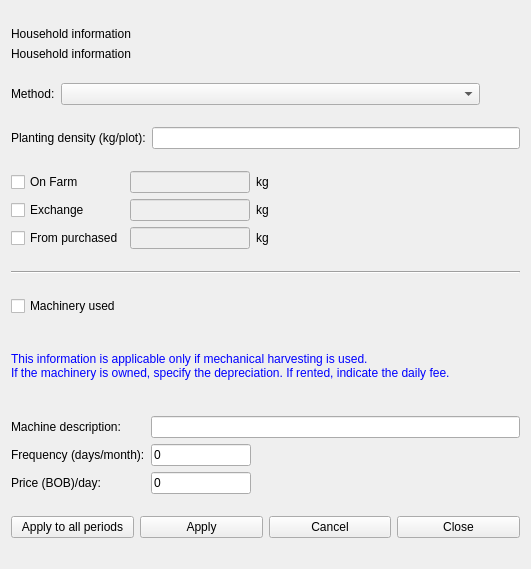
<?xml version="1.0" encoding="UTF-8"?>
<ui version="4.0">
 <class>inputsallocation</class>
 <widget class="impgenmaint" name="inputsallocation">
  <property name="geometry">
   <rect>
    <x>0</x>
    <y>0</y>
    <width>531</width>
    <height>569</height>
   </rect>
  </property>
  <property name="windowTitle">
   <string>Form</string>
  </property>
  <layout class="QVBoxLayout" name="verticalLayout">
   <item>
    <layout class="QVBoxLayout" name="verticalLayout_2">
     <item>
      <widget class="QLabel" name="header1">
       <property name="enabled">
        <bool>true</bool>
       </property>
       <property name="sizePolicy">
        <sizepolicy hsizetype="Preferred" vsizetype="Fixed">
         <horstretch>0</horstretch>
         <verstretch>0</verstretch>
        </sizepolicy>
       </property>
       <property name="palette">
        <palette>
         <active>
          <colorrole role="WindowText">
           <brush brushstyle="SolidPattern">
            <color alpha="255">
             <red>0</red>
             <green>0</green>
             <blue>0</blue>
            </color>
           </brush>
          </colorrole>
         </active>
         <inactive>
          <colorrole role="WindowText">
           <brush brushstyle="SolidPattern">
            <color alpha="255">
             <red>0</red>
             <green>0</green>
             <blue>0</blue>
            </color>
           </brush>
          </colorrole>
         </inactive>
         <disabled>
          <colorrole role="WindowText">
           <brush brushstyle="SolidPattern">
            <color alpha="255">
             <red>0</red>
             <green>0</green>
             <blue>0</blue>
            </color>
           </brush>
          </colorrole>
         </disabled>
        </palette>
       </property>
       <property name="toolTip">
        <string/>
       </property>
       <property name="text">
        <string>Household information</string>
       </property>
      </widget>
     </item>
     <item>
      <widget class="QLabel" name="header2">
       <property name="enabled">
        <bool>true</bool>
       </property>
       <property name="sizePolicy">
        <sizepolicy hsizetype="Preferred" vsizetype="Fixed">
         <horstretch>0</horstretch>
         <verstretch>0</verstretch>
        </sizepolicy>
       </property>
       <property name="palette">
        <palette>
         <active>
          <colorrole role="WindowText">
           <brush brushstyle="SolidPattern">
            <color alpha="255">
             <red>0</red>
             <green>0</green>
             <blue>0</blue>
            </color>
           </brush>
          </colorrole>
         </active>
         <inactive>
          <colorrole role="WindowText">
           <brush brushstyle="SolidPattern">
            <color alpha="255">
             <red>0</red>
             <green>0</green>
             <blue>0</blue>
            </color>
           </brush>
          </colorrole>
         </inactive>
         <disabled>
          <colorrole role="WindowText">
           <brush brushstyle="SolidPattern">
            <color alpha="255">
             <red>0</red>
             <green>0</green>
             <blue>0</blue>
            </color>
           </brush>
          </colorrole>
         </disabled>
        </palette>
       </property>
       <property name="toolTip">
        <string/>
       </property>
       <property name="text">
        <string>Household information</string>
       </property>
      </widget>
     </item>
    </layout>
   </item>
   <item>
    <layout class="QHBoxLayout" name="horizontalLayout_3">
     <item>
      <widget class="QLabel" name="Label11">
       <property name="enabled">
        <bool>true</bool>
       </property>
       <property name="toolTip">
        <string/>
       </property>
       <property name="text">
        <string>Method:</string>
       </property>
      </widget>
     </item>
     <item>
      <widget class="IMPComboBox" name="ComboBox1">
       <property name="enabled">
        <bool>true</bool>
       </property>
       <property name="sizePolicy">
        <sizepolicy hsizetype="Expanding" vsizetype="Fixed">
         <horstretch>0</horstretch>
         <verstretch>0</verstretch>
        </sizepolicy>
       </property>
       <property name="toolTip">
        <string/>
       </property>
       <property name="FieldName">
        <string>MET_COD</string>
       </property>
      </widget>
     </item>
     <item>
      <spacer name="horizontalSpacer_2">
       <property name="orientation">
        <enum>Qt::Horizontal</enum>
       </property>
       <property name="sizeType">
        <enum>QSizePolicy::Preferred</enum>
       </property>
       <property name="sizeHint" stdset="0">
        <size>
         <width>40</width>
         <height>20</height>
        </size>
       </property>
      </spacer>
     </item>
    </layout>
   </item>
   <item>
    <layout class="QHBoxLayout" name="horizontalLayout_2">
     <item>
      <widget class="QLabel" name="Label14">
       <property name="enabled">
        <bool>true</bool>
       </property>
       <property name="toolTip">
        <string/>
       </property>
       <property name="text">
        <string>Planting density (kg/plot):</string>
       </property>
      </widget>
     </item>
     <item>
      <widget class="IMPEdit" name="Edit13">
       <property name="enabled">
        <bool>true</bool>
       </property>
       <property name="toolTip">
        <string/>
       </property>
       <property name="text">
        <string/>
       </property>
       <property name="FieldName">
        <string>PLANDENS</string>
       </property>
      </widget>
     </item>
    </layout>
   </item>
   <item>
    <layout class="QGridLayout" name="gridLayout_2">
     <item row="0" column="0">
      <widget class="IMPCheckBox" name="CheckBox4">
       <property name="toolTip">
        <string/>
       </property>
       <property name="text">
        <string>On Farm</string>
       </property>
       <property name="checked">
        <bool>false</bool>
       </property>
       <property name="FieldName">
        <string>FARM</string>
       </property>
       <property name="CheckedValue" stdset="0">
        <string>T</string>
       </property>
       <property name="UnCheckedValue">
        <string>F</string>
       </property>
      </widget>
     </item>
     <item row="0" column="1">
      <widget class="IMPEdit" name="Edit9">
       <property name="enabled">
        <bool>false</bool>
       </property>
       <property name="sizePolicy">
        <sizepolicy hsizetype="Expanding" vsizetype="Fixed">
         <horstretch>0</horstretch>
         <verstretch>0</verstretch>
        </sizepolicy>
       </property>
       <property name="maximumSize">
        <size>
         <width>120</width>
         <height>16777215</height>
        </size>
       </property>
       <property name="toolTip">
        <string/>
       </property>
       <property name="text">
        <string/>
       </property>
       <property name="FieldType">
        <enum>IMPEdit::Numeric</enum>
       </property>
       <property name="TableName">
        <string/>
       </property>
       <property name="FieldName">
        <string>QTYFARM</string>
       </property>
      </widget>
     </item>
     <item row="0" column="2">
      <widget class="QLabel" name="Label48">
       <property name="enabled">
        <bool>true</bool>
       </property>
       <property name="toolTip">
        <string/>
       </property>
       <property name="text">
        <string>kg</string>
       </property>
      </widget>
     </item>
     <item row="1" column="0">
      <widget class="IMPCheckBox" name="CheckBox5">
       <property name="toolTip">
        <string/>
       </property>
       <property name="text">
        <string>Exchange</string>
       </property>
       <property name="checked">
        <bool>false</bool>
       </property>
       <property name="FieldName">
        <string>EXCH</string>
       </property>
       <property name="CheckedValue" stdset="0">
        <string>T</string>
       </property>
       <property name="UnCheckedValue">
        <string>F</string>
       </property>
      </widget>
     </item>
     <item row="1" column="1">
      <widget class="IMPEdit" name="Edit10">
       <property name="enabled">
        <bool>false</bool>
       </property>
       <property name="maximumSize">
        <size>
         <width>120</width>
         <height>16777215</height>
        </size>
       </property>
       <property name="toolTip">
        <string/>
       </property>
       <property name="text">
        <string/>
       </property>
       <property name="FieldType">
        <enum>IMPEdit::Numeric</enum>
       </property>
       <property name="TableName">
        <string/>
       </property>
       <property name="FieldName">
        <string>QTYEXCH</string>
       </property>
      </widget>
     </item>
     <item row="1" column="2">
      <widget class="QLabel" name="Label49">
       <property name="enabled">
        <bool>true</bool>
       </property>
       <property name="toolTip">
        <string/>
       </property>
       <property name="text">
        <string>kg</string>
       </property>
      </widget>
     </item>
     <item row="2" column="0">
      <widget class="IMPCheckBox" name="CheckBox6">
       <property name="toolTip">
        <string/>
       </property>
       <property name="text">
        <string>From purchased</string>
       </property>
       <property name="checked">
        <bool>false</bool>
       </property>
       <property name="FieldName">
        <string>PRCH</string>
       </property>
       <property name="CheckedValue" stdset="0">
        <string>T</string>
       </property>
       <property name="UnCheckedValue">
        <string>F</string>
       </property>
      </widget>
     </item>
     <item row="2" column="1">
      <widget class="IMPEdit" name="Edit11">
       <property name="enabled">
        <bool>false</bool>
       </property>
       <property name="maximumSize">
        <size>
         <width>120</width>
         <height>16777215</height>
        </size>
       </property>
       <property name="toolTip">
        <string/>
       </property>
       <property name="text">
        <string/>
       </property>
       <property name="FieldType">
        <enum>IMPEdit::Numeric</enum>
       </property>
       <property name="TableName">
        <string/>
       </property>
       <property name="FieldName">
        <string>QTYPRCH</string>
       </property>
      </widget>
     </item>
     <item row="2" column="2">
      <widget class="QLabel" name="Label50">
       <property name="enabled">
        <bool>true</bool>
       </property>
       <property name="toolTip">
        <string/>
       </property>
       <property name="text">
        <string>kg</string>
       </property>
      </widget>
     </item>
     <item row="0" column="3">
      <spacer name="horizontalSpacer_3">
       <property name="orientation">
        <enum>Qt::Horizontal</enum>
       </property>
       <property name="sizeHint" stdset="0">
        <size>
         <width>40</width>
         <height>20</height>
        </size>
       </property>
      </spacer>
     </item>
    </layout>
   </item>
   <item>
    <widget class="Line" name="line">
     <property name="orientation">
      <enum>Qt::Horizontal</enum>
     </property>
    </widget>
   </item>
   <item>
    <widget class="IMPCheckBox" name="CheckBox14">
     <property name="toolTip">
      <string/>
     </property>
     <property name="text">
      <string>Machinery used</string>
     </property>
     <property name="checked">
      <bool>false</bool>
     </property>
     <property name="FieldName">
      <string>MACHINE</string>
     </property>
     <property name="CheckedValue" stdset="0">
      <string>T</string>
     </property>
     <property name="UnCheckedValue">
      <string>F</string>
     </property>
    </widget>
   </item>
   <item>
    <widget class="QLabel" name="Label40">
     <property name="enabled">
      <bool>true</bool>
     </property>
     <property name="sizePolicy">
      <sizepolicy hsizetype="Preferred" vsizetype="Fixed">
       <horstretch>0</horstretch>
       <verstretch>0</verstretch>
      </sizepolicy>
     </property>
     <property name="palette">
      <palette>
       <active>
        <colorrole role="WindowText">
         <brush brushstyle="SolidPattern">
          <color alpha="255">
           <red>0</red>
           <green>0</green>
           <blue>255</blue>
          </color>
         </brush>
        </colorrole>
       </active>
       <inactive>
        <colorrole role="WindowText">
         <brush brushstyle="SolidPattern">
          <color alpha="255">
           <red>0</red>
           <green>0</green>
           <blue>255</blue>
          </color>
         </brush>
        </colorrole>
       </inactive>
       <disabled>
        <colorrole role="WindowText">
         <brush brushstyle="SolidPattern">
          <color alpha="255">
           <red>0</red>
           <green>0</green>
           <blue>255</blue>
          </color>
         </brush>
        </colorrole>
       </disabled>
      </palette>
     </property>
     <property name="toolTip">
      <string/>
     </property>
     <property name="text">
      <string>This information is applicable only if mechanical harvesting is used.
If the machinery is owned, specify the depreciation. If rented, indicate the daily fee.</string>
     </property>
     <property name="wordWrap">
      <bool>true</bool>
     </property>
    </widget>
   </item>
   <item>
    <layout class="QGridLayout" name="gridLayout">
     <item row="1" column="0">
      <widget class="QLabel" name="Label38">
       <property name="enabled">
        <bool>true</bool>
       </property>
       <property name="sizePolicy">
        <sizepolicy hsizetype="Minimum" vsizetype="Fixed">
         <horstretch>0</horstretch>
         <verstretch>0</verstretch>
        </sizepolicy>
       </property>
       <property name="palette">
        <palette>
         <active>
          <colorrole role="WindowText">
           <brush brushstyle="SolidPattern">
            <color alpha="255">
             <red>0</red>
             <green>0</green>
             <blue>0</blue>
            </color>
           </brush>
          </colorrole>
         </active>
         <inactive>
          <colorrole role="WindowText">
           <brush brushstyle="SolidPattern">
            <color alpha="255">
             <red>0</red>
             <green>0</green>
             <blue>0</blue>
            </color>
           </brush>
          </colorrole>
         </inactive>
         <disabled>
          <colorrole role="WindowText">
           <brush brushstyle="SolidPattern">
            <color alpha="255">
             <red>0</red>
             <green>0</green>
             <blue>0</blue>
            </color>
           </brush>
          </colorrole>
         </disabled>
        </palette>
       </property>
       <property name="toolTip">
        <string/>
       </property>
       <property name="text">
        <string>Frequency (days/month):</string>
       </property>
      </widget>
     </item>
     <item row="1" column="1">
      <widget class="IMPEdit" name="Edit21">
       <property name="enabled">
        <bool>true</bool>
       </property>
       <property name="maximumSize">
        <size>
         <width>100</width>
         <height>16777215</height>
        </size>
       </property>
       <property name="toolTip">
        <string/>
       </property>
       <property name="text">
        <string>0</string>
       </property>
       <property name="FieldType">
        <enum>IMPEdit::Numeric</enum>
       </property>
       <property name="FieldName">
        <string>FREQMACH</string>
       </property>
      </widget>
     </item>
     <item row="2" column="0">
      <widget class="QLabel" name="Label39">
       <property name="enabled">
        <bool>true</bool>
       </property>
       <property name="sizePolicy">
        <sizepolicy hsizetype="Minimum" vsizetype="Fixed">
         <horstretch>0</horstretch>
         <verstretch>0</verstretch>
        </sizepolicy>
       </property>
       <property name="palette">
        <palette>
         <active>
          <colorrole role="WindowText">
           <brush brushstyle="SolidPattern">
            <color alpha="255">
             <red>0</red>
             <green>0</green>
             <blue>0</blue>
            </color>
           </brush>
          </colorrole>
         </active>
         <inactive>
          <colorrole role="WindowText">
           <brush brushstyle="SolidPattern">
            <color alpha="255">
             <red>0</red>
             <green>0</green>
             <blue>0</blue>
            </color>
           </brush>
          </colorrole>
         </inactive>
         <disabled>
          <colorrole role="WindowText">
           <brush brushstyle="SolidPattern">
            <color alpha="255">
             <red>0</red>
             <green>0</green>
             <blue>0</blue>
            </color>
           </brush>
          </colorrole>
         </disabled>
        </palette>
       </property>
       <property name="toolTip">
        <string/>
       </property>
       <property name="text">
        <string>Price (BOB)/day:</string>
       </property>
      </widget>
     </item>
     <item row="2" column="1">
      <widget class="IMPEdit" name="Edit22">
       <property name="enabled">
        <bool>true</bool>
       </property>
       <property name="maximumSize">
        <size>
         <width>100</width>
         <height>16777215</height>
        </size>
       </property>
       <property name="toolTip">
        <string/>
       </property>
       <property name="text">
        <string>0</string>
       </property>
       <property name="FieldType">
        <enum>IMPEdit::Numeric</enum>
       </property>
       <property name="FieldName">
        <string>PRICE</string>
       </property>
      </widget>
     </item>
     <item row="1" column="2">
      <spacer name="horizontalSpacer">
       <property name="orientation">
        <enum>Qt::Horizontal</enum>
       </property>
       <property name="sizeHint" stdset="0">
        <size>
         <width>40</width>
         <height>20</height>
        </size>
       </property>
      </spacer>
     </item>
     <item row="0" column="0">
      <widget class="QLabel" name="label">
       <property name="sizePolicy">
        <sizepolicy hsizetype="Minimum" vsizetype="Fixed">
         <horstretch>0</horstretch>
         <verstretch>0</verstretch>
        </sizepolicy>
       </property>
       <property name="text">
        <string>Machine description:</string>
       </property>
      </widget>
     </item>
     <item row="0" column="1" colspan="2">
      <widget class="IMPEdit" name="iMPEdit">
       <property name="FieldType">
        <enum>IMPEdit::Character</enum>
       </property>
       <property name="FieldName">
        <string>MACHDESC</string>
       </property>
      </widget>
     </item>
    </layout>
   </item>
   <item>
    <layout class="QHBoxLayout" name="horizontalLayout">
     <item>
      <widget class="QPushButton" name="BitBtn15">
       <property name="enabled">
        <bool>true</bool>
       </property>
       <property name="toolTip">
        <string>Apply this information to all the selected months</string>
       </property>
       <property name="text">
        <string>Apply to all periods</string>
       </property>
       <property name="icon">
        <iconset resource="../images.qrc">
         <normaloff>:/images/apply.png</normaloff>:/images/apply.png</iconset>
       </property>
       <property name="flat">
        <bool>false</bool>
       </property>
      </widget>
     </item>
     <item>
      <widget class="QPushButton" name="BitBtn12">
       <property name="enabled">
        <bool>true</bool>
       </property>
       <property name="toolTip">
        <string/>
       </property>
       <property name="text">
        <string>Apply</string>
       </property>
       <property name="icon">
        <iconset resource="../images.qrc">
         <normaloff>:/images/apply.png</normaloff>:/images/apply.png</iconset>
       </property>
       <property name="flat">
        <bool>false</bool>
       </property>
      </widget>
     </item>
     <item>
      <widget class="QPushButton" name="BitBtn13">
       <property name="enabled">
        <bool>true</bool>
       </property>
       <property name="toolTip">
        <string/>
       </property>
       <property name="text">
        <string>Cancel</string>
       </property>
       <property name="icon">
        <iconset resource="../images.qrc">
         <normaloff>:/images/cancel.png</normaloff>:/images/cancel.png</iconset>
       </property>
       <property name="flat">
        <bool>false</bool>
       </property>
      </widget>
     </item>
     <item>
      <widget class="QPushButton" name="BitBtn14">
       <property name="enabled">
        <bool>true</bool>
       </property>
       <property name="toolTip">
        <string/>
       </property>
       <property name="text">
        <string>Close</string>
       </property>
       <property name="icon">
        <iconset resource="../images.qrc">
         <normaloff>:/images/closeform.png</normaloff>:/images/closeform.png</iconset>
       </property>
       <property name="flat">
        <bool>false</bool>
       </property>
      </widget>
     </item>
    </layout>
   </item>
  </layout>
 </widget>
 <customwidgets>
  <customwidget>
   <class>IMPEdit</class>
   <extends>QLineEdit</extends>
   <header>impedit.h</header>
  </customwidget>
  <customwidget>
   <class>IMPCheckBox</class>
   <extends>QCheckBox</extends>
   <header>impcheckbox.h</header>
  </customwidget>
  <customwidget>
   <class>IMPComboBox</class>
   <extends>QComboBox</extends>
   <header>impcombobox.h</header>
  </customwidget>
  <customwidget>
   <class>impgenmaint</class>
   <extends>QWidget</extends>
   <header>impgenmaint.h</header>
   <container>1</container>
  </customwidget>
 </customwidgets>
 <resources>
  <include location="../images.qrc"/>
 </resources>
 <connections/>
</ui>
